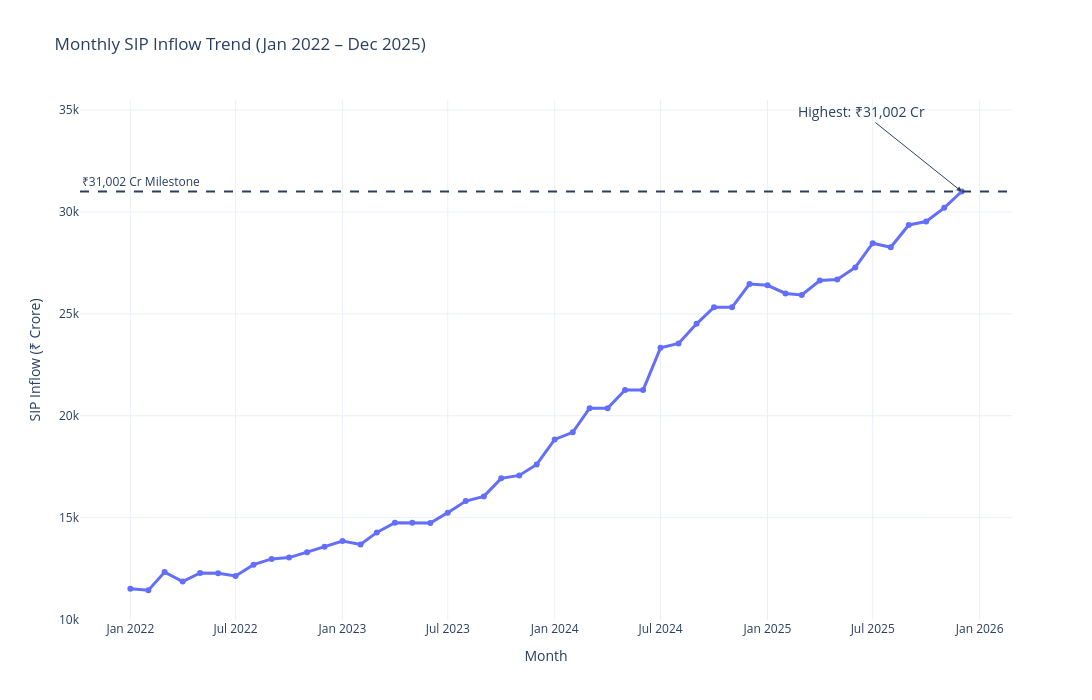

Here is the notebook cell this chart was saved with:
### Code cell
# Create SIP Inflow Trend Chart
fig = px.line(
    sip,
    x="month",
    y="sip_inflow_crore",
    markers=True,
    title="Monthly SIP Inflow Trend (Jan 2022 – Dec 2025)",
    labels={
        "month": "Month",
        "sip_inflow_crore": "SIP Inflow (₹ Crore)"
    }
)

# Line and marker formatting
fig.update_traces(
    line_width=3,
    marker_size=6
)

# Find highest SIP inflow
max_value = max_sip["sip_inflow_crore"]
max_month = max_sip["month"]

# Highlight highest SIP inflow
fig.add_annotation(
    x=max_month,
    y=max_value,
    text=f"Highest: ₹{max_value:,.0f} Cr",
    showarrow=True,
    arrowhead=2,
    ax=-100,
    ay=-80,
    font=dict(size=14)
)

# Add ₹31,002 Cr milestone line
fig.add_hline(
    y=31002,
    line_dash="dash",
    annotation_text="₹31,002 Cr Milestone",
    annotation_position="top left"
)

fig.update_layout(
    width=1500,
    height=700,
    template="plotly_white",
    hovermode="x unified"
)

fig.show()

fig.write_html(
    os.path.join(
        charts_path,
        " SIP Inflow Trend.html"
    )
)

### Figure 1 — Plotly figure (JSON) as saved in the notebook; plotly's stock layout.template omitted (floating-point values rounded to 4 significant figures)
{"data": [{"hovertemplate": "Month=%{x}<br>SIP Inflow (₹ Crore)=%{y}<extra></extra>", "legendgroup": "", "line": {"color": "#636efa", "dash": "solid", "width": 3}, "marker": {"size": 6, "symbol": "circle"}, "mode": "lines+markers", "name": "", "orientation": "v", "showlegend": false, "type": "scatter", "x": ["2022-01-01T00:00:00", "2022-02-01T00:00:00", "2022-03-01T00:00:00", "2022-04-01T00:00:00", "2022-05-01T00:00:00", "2022-06-01T00:00:00", "2022-07-01T00:00:00", "2022-08-01T00:00:00", "2022-09-01T00:00:00", "2022-10-01T00:00:00", "2022-11-01T00:00:00", "2022-12-01T00:00:00", "2023-01-01T00:00:00", "2023-02-01T00:00:00", "2023-03-01T00:00:00", "2023-04-01T00:00:00", "2023-05-01T00:00:00", "2023-06-01T00:00:00", "2023-07-01T00:00:00", "2023-08-01T00:00:00", "2023-09-01T00:00:00", "2023-10-01T00:00:00", "2023-11-01T00:00:00", "2023-12-01T00:00:00", "2024-01-01T00:00:00", "2024-02-01T00:00:00", "2024-03-01T00:00:00", "2024-04-01T00:00:00", "2024-05-01T00:00:00", "2024-06-01T00:00:00", "2024-07-01T00:00:00", "2024-08-01T00:00:00", "2024-09-01T00:00:00", "2024-10-01T00:00:00", "2024-11-01T00:00:00", "2024-12-01T00:00:00", "2025-01-01T00:00:00", "2025-02-01T00:00:00", "2025-03-01T00:00:00", "2025-04-01T00:00:00", "2025-05-01T00:00:00", "2025-06-01T00:00:00", "2025-07-01T00:00:00", "2025-08-01T00:00:00", "2025-09-01T00:00:00", "2025-10-01T00:00:00", "2025-11-01T00:00:00", "2025-12-01T00:00:00"], "xaxis": "x", "y": [11517, 11438, 12328, 11863, 12286, 12276, 12140, 12694, 12976, 13040, 13306, 13573, 13856, 13687, 14276, 14749, 14749, 14734, 15245, 15814, 16042, 16928, 17073, 17610, 18838, 19187, 20371, 20371, 21262, 21262, 23332, 23547, 24509, 25323, 25320, 26459, 26400, 25999, 25926, 26632, 26688, 27274, 28464, 28265, 29361, 29529, 30200, 31002], "yaxis": "y"}], "layout": {"annotations": [{"arrowhead": 2, "ax": -100, "ay": -80, "font": {"size": 14}, "showarrow": true, "text": "Highest: ₹31,002 Cr", "x": "2025-12-01T00:00:00", "y": 31002}, {"showarrow": false, "text": "₹31,002 Cr Milestone", "x": 0, "xanchor": "left", "xref": "x domain", "y": 31002, "yanchor": "bottom", "yref": "y"}], "height": 700, "hovermode": "x unified", "legend": {"tracegroupgap": 0}, "shapes": [{"line": {"dash": "dash"}, "type": "line", "x0": 0, "x1": 1, "xref": "x domain", "y0": 31002, "y1": 31002, "yref": "y"}], "title": {"text": "Monthly SIP Inflow Trend (Jan 2022 – Dec 2025)"}, "width": 1500, "xaxis": {"anchor": "y", "domain": [0, 1], "title": {"text": "Month"}}, "yaxis": {"anchor": "x", "domain": [0, 1], "title": {"text": "SIP Inflow (₹ Crore)"}}}}
